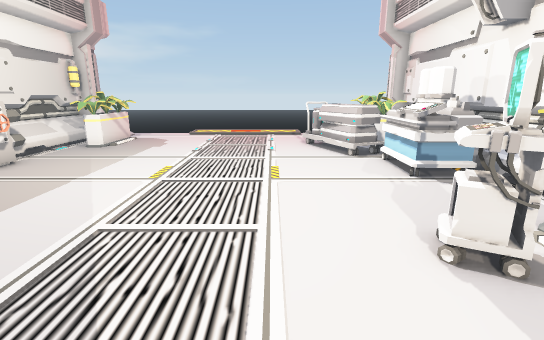
View 1 (above)

19 first-person views from a walk through a scene from a Unity 3-D project. The camera is 1.2 m above the floor, tilts 14° down and sees 85° across. The floor is counted in squares, 0.5 m on a side. Each view is taken from the middle of a square. On the plan, view 1 faces up. The plan holds only what a view shows up to about 19 squares ahead; the rest is blank. The place goes on beyond the plan. Some animated figures are not drawn.

View 2
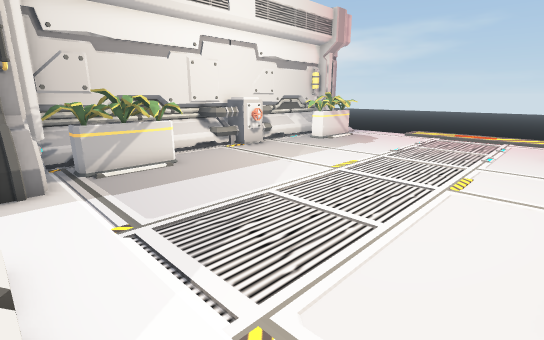

View 3
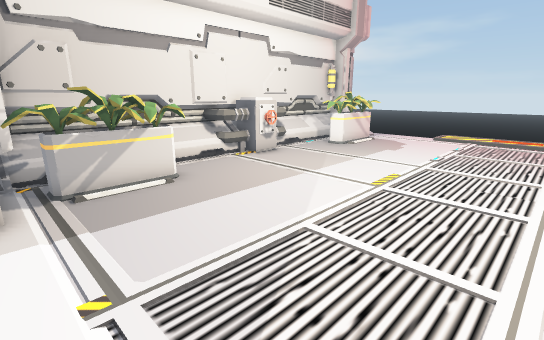

View 4
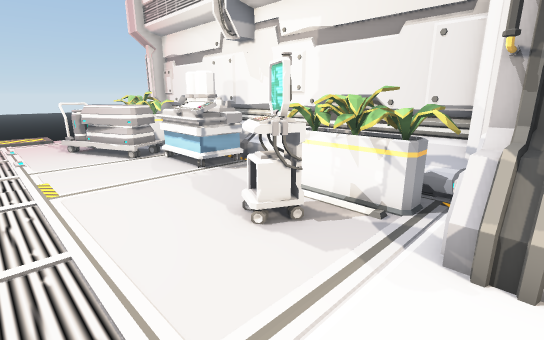

View 5
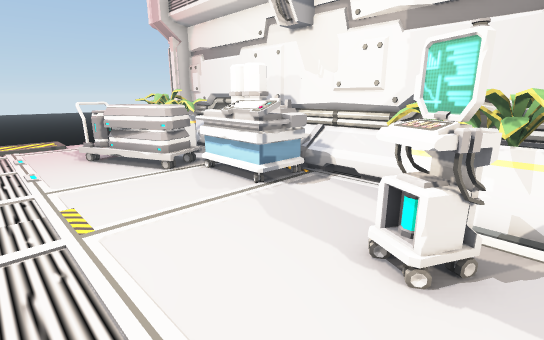

View 6
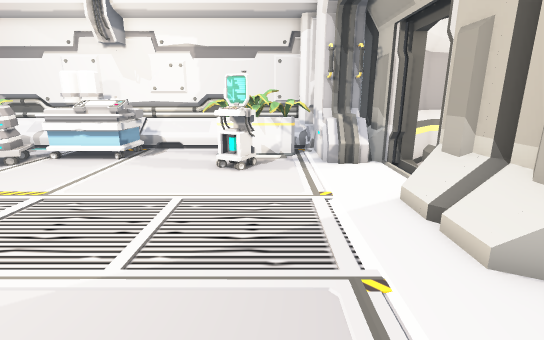

View 7
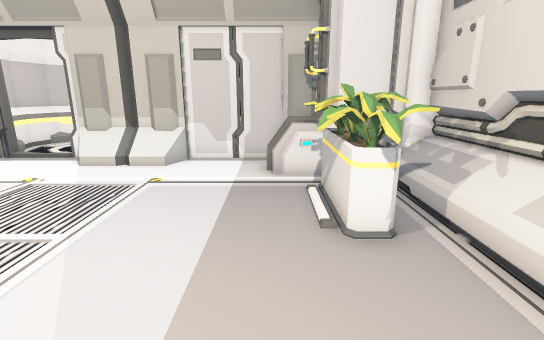

View 8
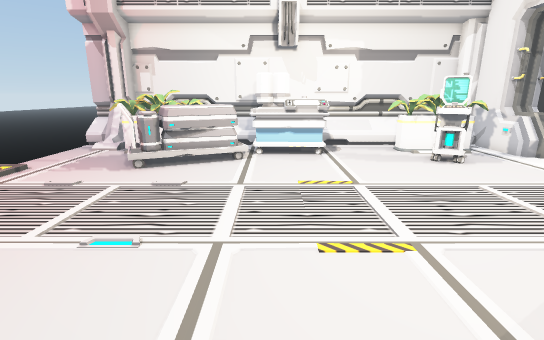

View 9
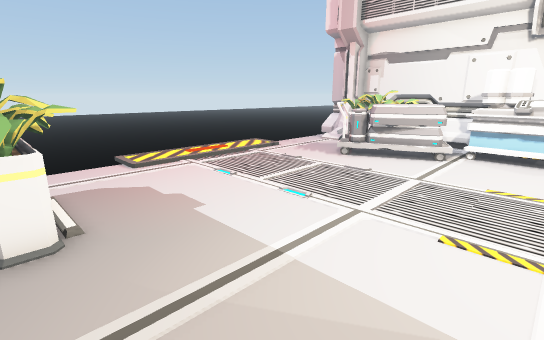

View 10
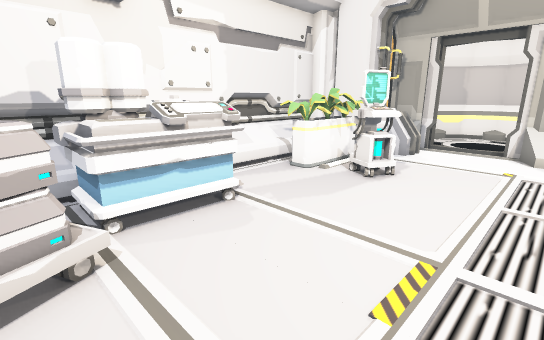

View 11
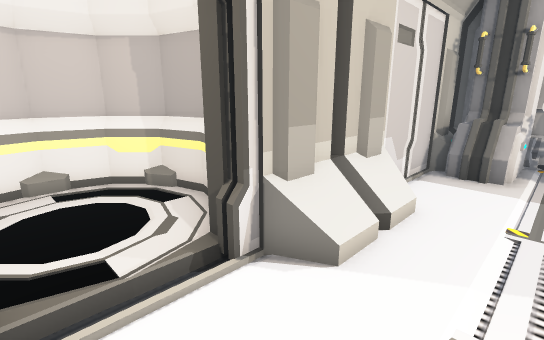

View 12
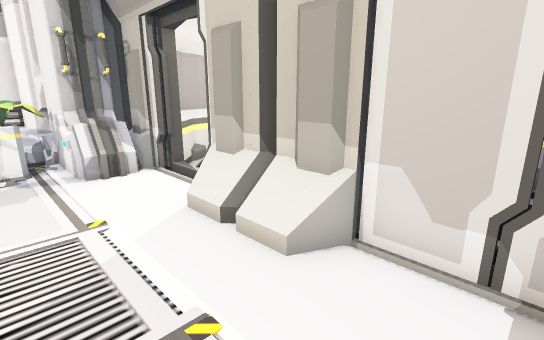

View 13
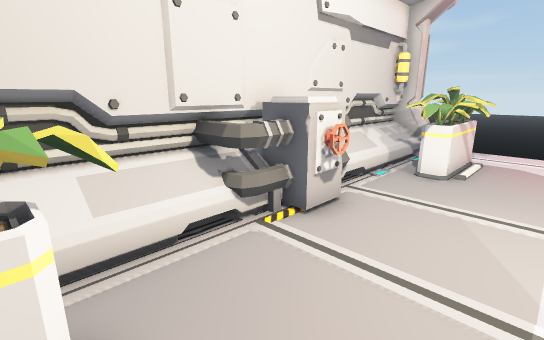

View 14
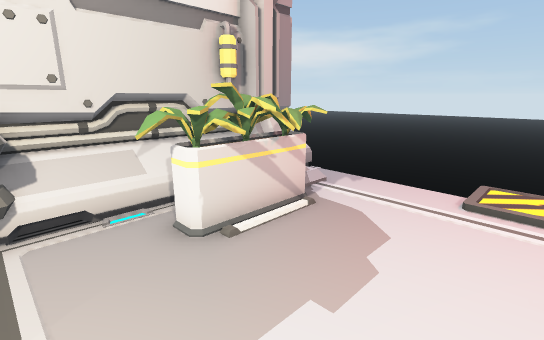

View 15
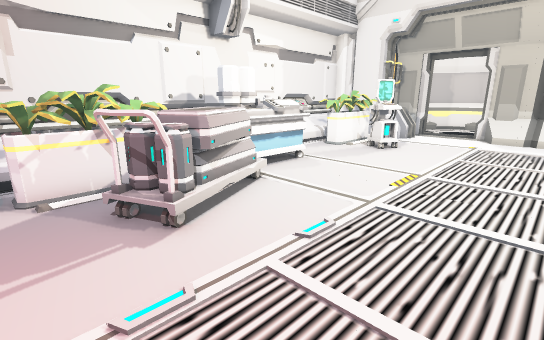

View 16
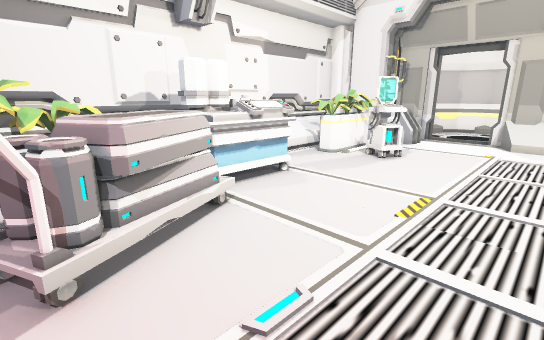

View 17
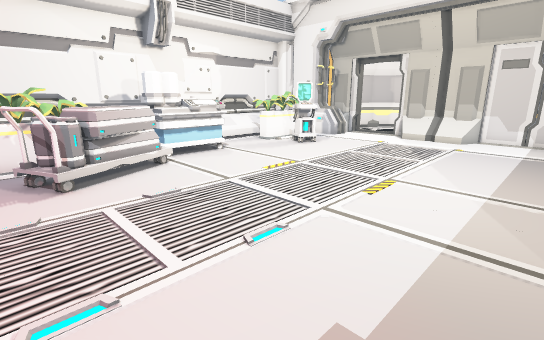

View 18
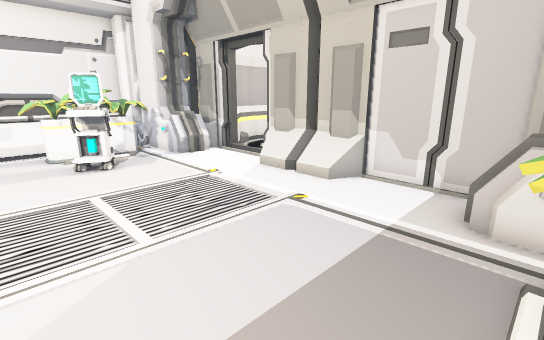

View 19
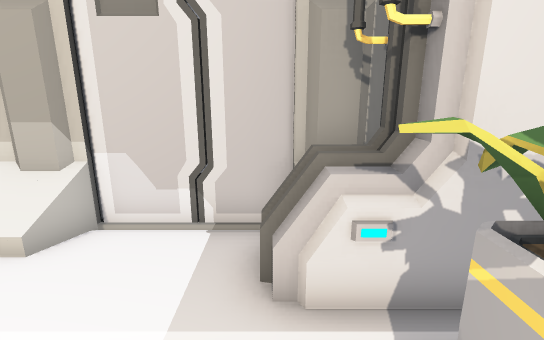

### Floor plan
Key: @ floor where view 1 was taken; # wall or solid block; . main floor; : floor 0.25 m higher than the main floor; = window, fence, low wall or low ledge; ^ raised ledge; P pillar; T tank; C cart; I pipe; E elevator; O other object.
Columns run from 12 left of view 1 to 8 right of it. Each row starts with its distance up from view 1.
 18 #PPOO............OOP#
 17 #TOOO............OO:#
 16 ##OOO.........CC.OO:#
 15 ##OOO.........CCCOO:#
 14 ##.OO.........CCCOO:#
 13 ##.............CCC.:#
 12 ##I.............CCC:#
 11 ##I.............CCC:#
 10 ##II............CCC:#
  9 ##I.............CCC:#
  8 ##I................:#
  7 ##.................:#
  6 ##.O.............O.:#
  5 ##OOO..........CCOO:#
  4 ##OOO..........CCOO:#
  3 ##OOO............OO:#
  2 ##OOO............OO##
  1  ####=..........=###
  0  ###^=......@..#=###
 -1  ############..#####
 -2       ..#   E..E##
 -3             E...E#
 -4            #.....#
 -5            E.....#
 -6            #E...E#
 -7       EEE  ##EEE##
 -8        #    E####

Positions as (right, up) in squares from view 1, and headings:
1: (0, 0), facing up
2: (2, 0), facing up-left
3: (0, 1), facing up-left
4: (-1, 0), facing up-right
5: (-1, 3), facing up-right
6: (-7, 3), facing right
7: (-7, 10), facing down
8: (-8, 11), facing right
9: (-9, 9), facing up-right
10: (-1, 13), facing down-right
11: (3, 2), facing down-left
12: (-6, 3), facing down-right
13: (-6, 5), facing up-left
14: (-4, 12), facing up-left
15: (-3, 18), facing down-right
16: (-2, 16), facing down-right
17: (-7, 17), facing down-right
18: (-8, 7), facing down-right
19: (-7, 4), facing down
